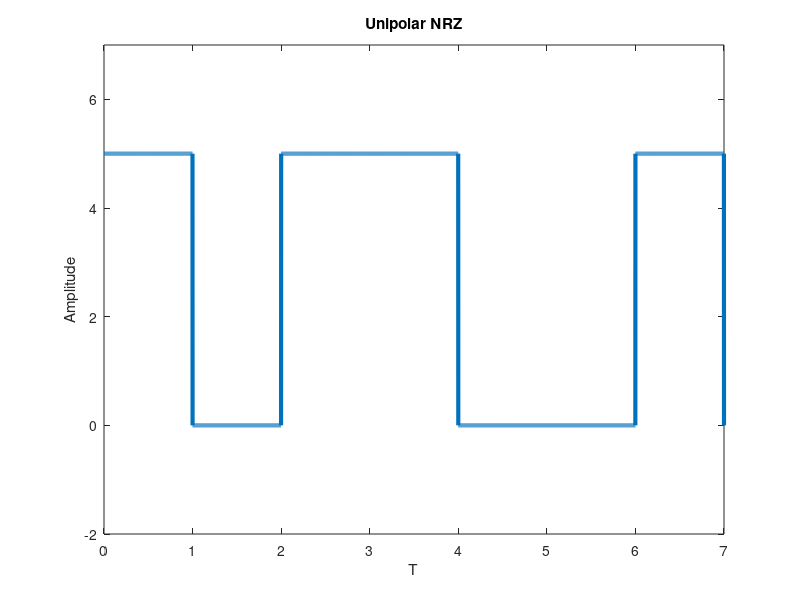

MATLAB code for this plot:
clc;
clear all;
close all
% Unipolar NRZ   + hole 1 - hole 0

% modulation
% bits = input('prompt')
bits = [1,0, 1, 1, 0, 0, 1];
voltage = 5;
bitrate = 1;
n = 1000; % sampling frequency
T = length(bits);

dt = 1/n;
t = 0:dt:T;
x = zeros(1, length(t));
disp(length(t));
for i = 1:length(bits)
    if bits(i) == 1
      x((i-1)*n+1:i*n) = voltage;
    end
end

plot(t, x, 'linewidth', 3);
ylim([-2, 7]);
xlabel('T');
ylabel('Amplitude');
title('Unipolar NRZ');


% demodulation

index = 0;
for i = 1:length(t)
  if t(i) > index
    index = index + 1;
    result(index) = x(i)/voltage;
  end
end

disp('Unipolar NRZ decoding');
disp(result)
